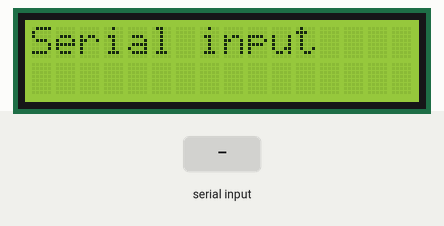
Simulated run of this sketch. Board: Arduino Uno, built with avr-gcc and run on an emulated ATmega328P. Shown: 16×2 character LCD. The inputs (shaded band) are chosen by the test bench.

Above: at 2.2 s.
2.3 s: "1" received over Serial
At 3.2 s:
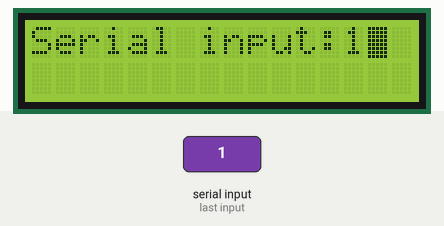
3.9 s: "0" received over Serial
At 4.4 s:
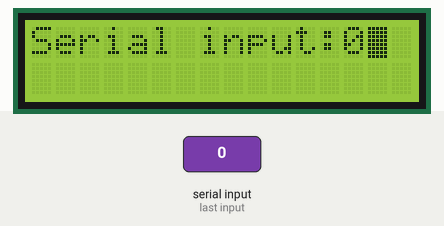
5.5 s: "2" received over Serial
At 6.9 s:
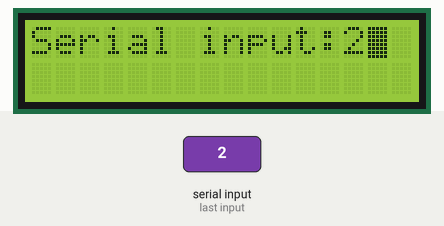
Timing chart, 0 to 8.5 s (numbered marks = the images above; inputs shaded):
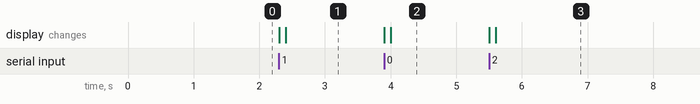

Measured:
- after the input at 2.3 s, the display: first changes at once (image 1 shows a later state)
- after the input at 3.9 s, the display: first changes at once (image 2 shows a later state)
- after the input at 5.5 s, the display: first changes at once (image 3 shows a later state)

The sketch:

lay_customer_name_taken_as_input_using_serial_monitor_on_LCD.ino
```cpp
#include <LiquidCrystal.h>
LiquidCrystal lcd(12, 11, 5, 4, 3, 2);

void setup() {
  Serial.begin(9600);
  Serial.setTimeout(100);
  lcd.begin(16, 2);
  lcd.print("Serial input");
  delay(1000);
}

void loop() {
  if (Serial.available()>0){
    lcd.setCursor(0,0);
    lcd.clear();
    lcd.cursor();
    lcd.blink();
    lcd.print("Serial input:");
    String x=Serial.readString();
    lcd.print(x);
  }
}
```
